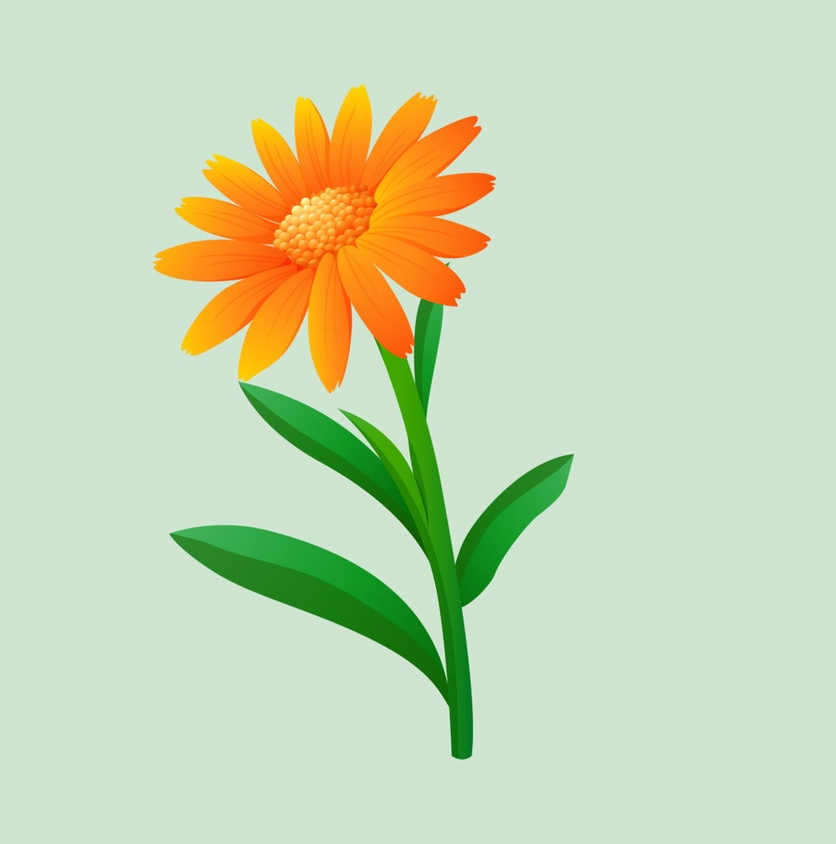
#> input picture floramarilla.jpg, 836 x 844 px, shrunk from 1039 x 1050 before the run
$ python e15.py
#> lines starting #> are read from the running program, lines starting #| are printed output that depends on the picture
#Importar en python una imagen en escala de grises y almacenarla en una matriz.Mostrar la imagen en pantalla.
#Luego ordenar los valores numericos para volotear la imagen horizontalmente y mostrar el valor en pantalla
## numpy, matplotlib, pillow


from PIL import Image
import matplotlib.pyplot as plt
import numpy as np


foto = Image.open('floramarilla.jpg').convert('L')
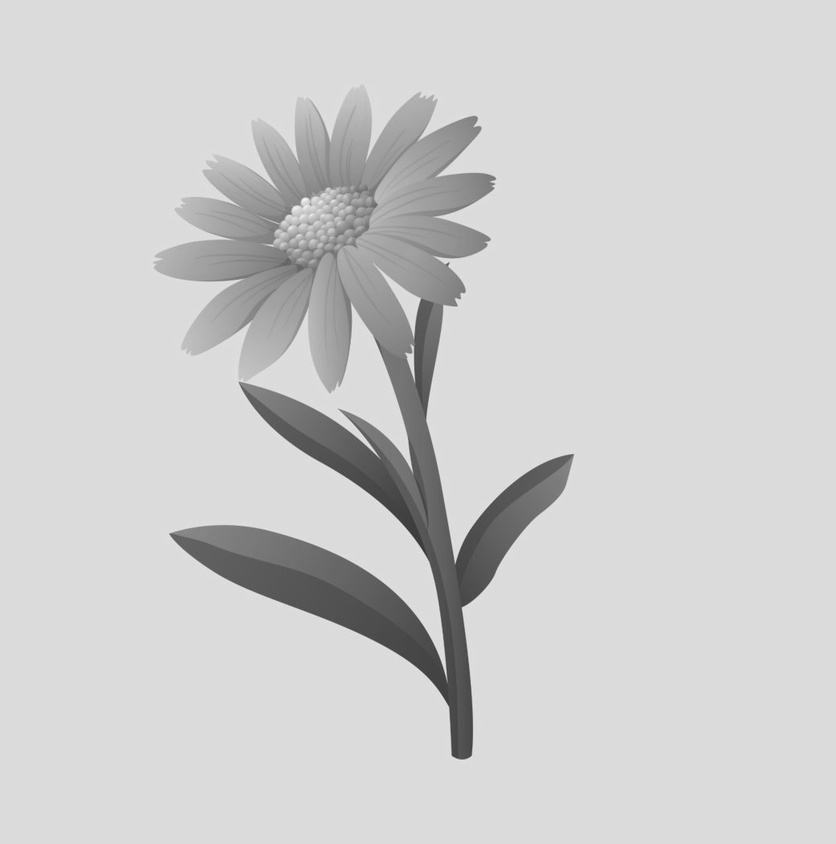
#> foto: PIL image 836x844 L; min 51, max 244, mean 206.5
foto = np.array(foto) # Convierte PIL a NumPy array

plt.imshow(foto, cmap='grey')
plt.show()
for i in range(len(foto)):

    for j in range(len(foto[0])//2): # "//2" solo recorre la mitad(porque sino como son 4 vueltas lo solucionara y volvera otra vez al estado original)

        aux=foto[i][j] # guardamos el primer numero (0x0)

        idop=len(foto[0])-1-j # guardamos el ultimo numero

        foto[i][j]=foto[i][idop] # lo colocamos como primero
        foto[i][idop]=aux
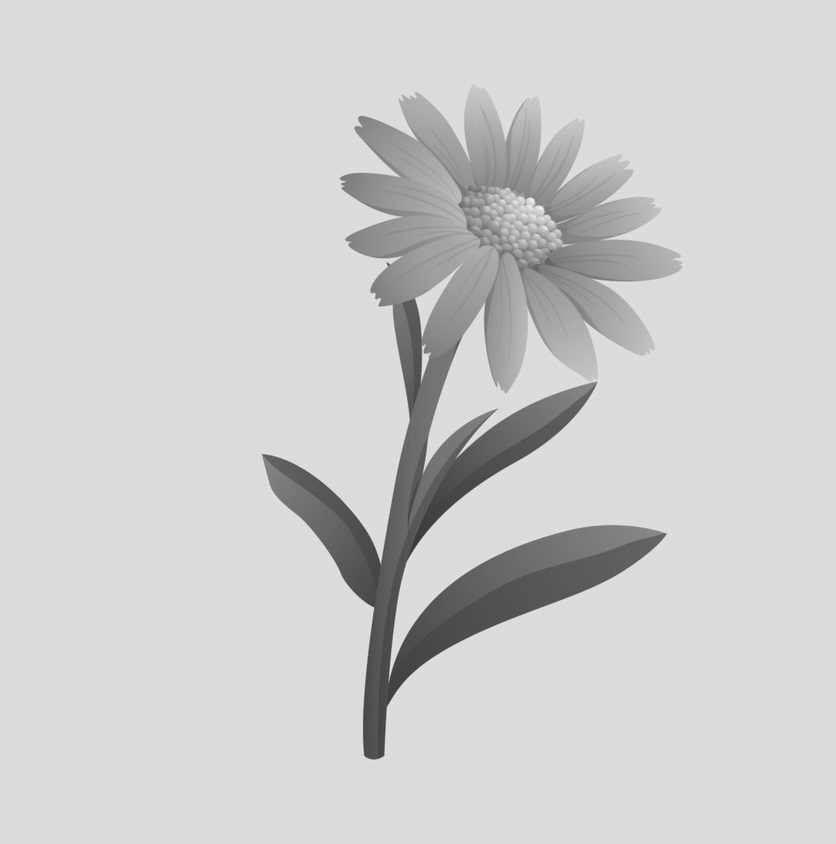
#> foto: shape (844, 836); min 51, max 244, mean 206.5
plt.imshow(foto, cmap='grey')
plt.show()
